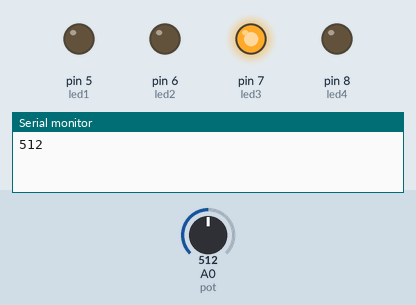
This sketch was run on a simulated Arduino Uno, built with avr-gcc and run on an emulated ATmega328P. Parts: output pins drawn as LEDs (lit = HIGH), the last lines printed to the serial monitor. The inputs (shaded band) are chosen by the test bench; at power-on: A0 (pot) = 512.

Above: at 0.05 s.
At 0.65 s:
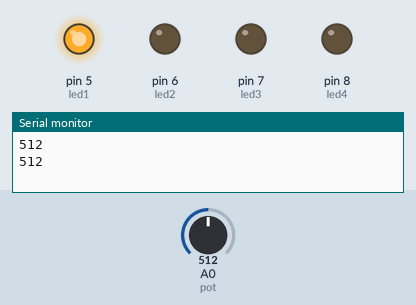
At 1.35 s:
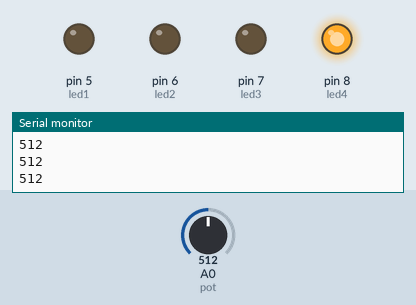
At 2.75 s:
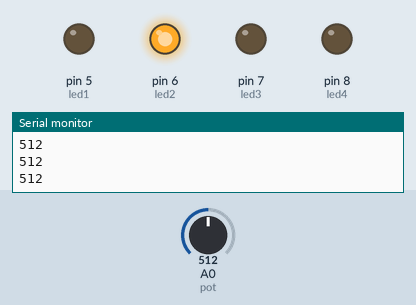
Timing chart, 0 to 3.0 s (numbered marks = the images above):
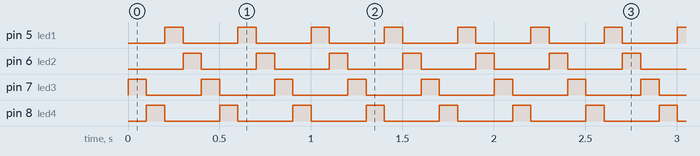

The sketch:

E02.ino
```cpp
int pot=A0;
int led1=5;
int led2=6;
int led3=7;
int led4=8;
void setup() {
  pinMode(led1,OUTPUT);
  pinMode(led2,OUTPUT);
  pinMode(led3,OUTPUT);
  pinMode(led4,OUTPUT);
  Serial.begin(9600);
  Serial.setTimeout(10);
  Serial.begin(9600);}
void loop() {
  int v=analogRead(pot);
  Serial.println(v);
  if(v>500){
    prenderder();}
  else{
    prenderizq();}}
void prenderder(){
  digitalWrite(led3,1);
  delay(100);
  digitalWrite(led3,0);
  digitalWrite(led4,1);
  delay(100);
  digitalWrite(led4,0);
  digitalWrite(led1,1);
  delay(100);
  digitalWrite(led1,0);
  digitalWrite(led2,1);
  delay(100);
  digitalWrite(led2,0);}
void prenderizq(){
  digitalWrite(led2,1);
  delay(100);
  digitalWrite(led2,0);
  digitalWrite(led1,1);
  delay(100);
  digitalWrite(led1,0);
  digitalWrite(led4,1);
  delay(100);
  digitalWrite(led4,0);
  digitalWrite(led3,1);
  delay(100);
  digitalWrite(led3,0);}
```

Measured:
- by itself, pin 5 (led1), pin 6 (led2), pin 7 (led3), pin 8 (led4): alternates HIGH for 0.10 s and LOW for 0.30 s
